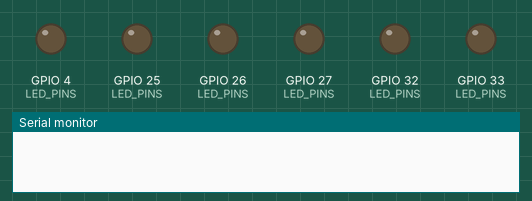
This sketch was run on a simulated ESP32. Shown: output pins drawn as LEDs (lit = HIGH), the last lines printed to the serial monitor. No radio packets arrive unless stated.

Above: at 0.0 s.
At 1.1 s:
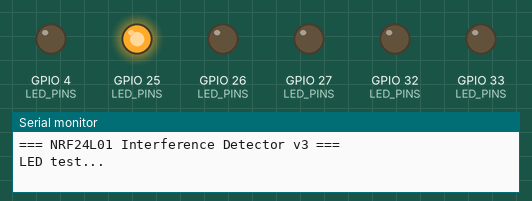
At 1.5 s:
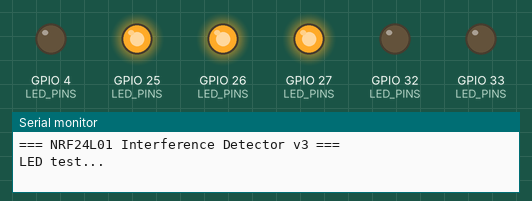
At 2.1 s:
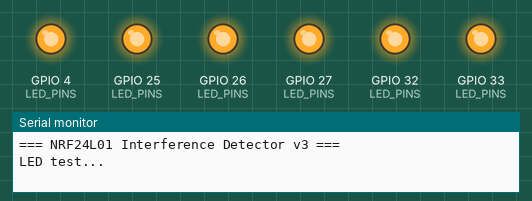
At 2.6 s:
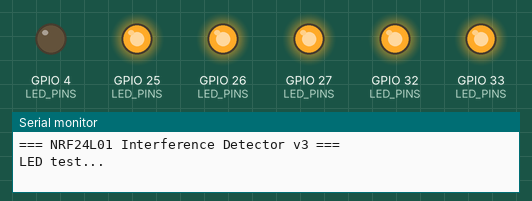
At 3.2 s:
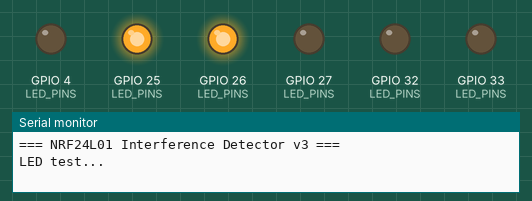
Timing chart, 0 to 5.0 s (numbered marks = the images above):
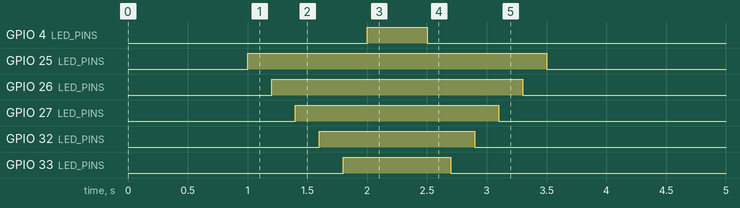

The sketch:

detector.ino
```cpp
// NRF24L01 Interference Detector
// Scans all 125 2.4GHz channels, measures noise floor
// Progressive 6-LED bar display shows interference level
// Open Serial Monitor at 115200 baud for live readings
//
// v3 — thresholds rescaled to hardware ceiling (log-2.log, 1ft distance):
//       jammer OFF: 0–3%, jammer ON: 6–10% avg, 13% peak
//       full 6-LED range mapped to 2–12% for max visual impact

#include <SPI.h>
#include <RF24.h>

// ── NRF24L01 — VSPI ──────────────────────────────────────────────
#define CE_PIN    22
#define CSN_PIN   21
#define SCK_PIN   18
#define MOSI_PIN  23
#define MISO_PIN  19

// ── LED pins — in order of severity ─────────────────────────────
#define LED_GREEN   25    // Level 1 — minimal / clean
#define LED_YELLOW  26    // Level 2 — trace
#define LED_ORANGE  27    // Level 3 — moderate (jammer reliably triggers this)
#define LED_RED     32    // Level 4 — strong
#define LED_BLUE    33    // Level 5 — heavy
#define LED_CLEAR    4    // Level 6 — maximum

// ── Detection thresholds — calibrated from log-2.log ─────────────
// Hardware ceiling at 1ft: ~13% raw, ~10% avg
// Jammer OFF baseline: 0–3%    Jammer ON at 1ft: 6–10% avg, 13% peak
#define THRESH_1  0.02    //  2% — green  (ambient noise floor)
#define THRESH_2  0.04    //  4% — yellow (rising above baseline)
#define THRESH_3  0.06    //  6% — orange (jamming reliably triggers here)
#define THRESH_4  0.08    //  8% — red    (strong)
#define THRESH_5  0.10    // 10% — blue   (heavy / close range)
#define THRESH_6  0.12    // 12% — clear  (maximum — 1ft or less)

// ── Config ───────────────────────────────────────────────────────
#define NUM_CHANNELS      125
#define CHANNEL_DWELL_US  500   // µs dwell per channel (increased from 200)
#define AVG_WINDOW        5     // rolling average over N scans
#define REPORT_INTERVAL   500   // ms between serial reports

SPIClass vspi_bus(VSPI);
RF24 radio(CE_PIN, CSN_PIN);

const int   LED_PINS[]   = { LED_GREEN, LED_YELLOW, LED_ORANGE, LED_RED, LED_BLUE, LED_CLEAR };
const float THRESHOLDS[] = { THRESH_1,  THRESH_2,   THRESH_3,   THRESH_4, THRESH_5, THRESH_6 };

// Rolling average buffer
float avgBuffer[AVG_WINDOW] = {0};
int   avgIndex = 0;

// ── Setup ────────────────────────────────────────────────────────
void setup() {
  Serial.begin(115200);
  delay(1000);

  for (int i = 0; i < 6; i++) {
    pinMode(LED_PINS[i], OUTPUT);
    digitalWrite(LED_PINS[i], LOW);
  }

  Serial.println("\n=== NRF24L01 Interference Detector v3 ===");
  Serial.println("LED test...");
  for (int i = 0; i < 6; i++) { digitalWrite(LED_PINS[i], HIGH); delay(200); }
  delay(300);
  for (int i = 5; i >= 0; i--) { digitalWrite(LED_PINS[i], LOW); delay(200); }

  vspi_bus.begin(SCK_PIN, MISO_PIN, MOSI_PIN, CSN_PIN);
  if (!radio.begin(&vspi_bus)) {
    Serial.println("ERROR: NRF24L01 not found — check wiring!");
    while (1) {
      for (int i = 0; i < 6; i++) digitalWrite(LED_PINS[i], HIGH);
      delay(150);
      for (int i = 0; i < 6; i++) digitalWrite(LED_PINS[i], LOW);
      delay(150);
    }
  }

  radio.setAutoAck(false);
  radio.setPALevel(RF24_PA_MIN);
  radio.startListening();

  Serial.println("Radio initialized. Scanning 125 channels...\n");
  Serial.println("Raw ch   | Avg     | Bar                      | LEDs");
  Serial.println("---------+---------+--------------------------+------");
}

// ── Scan all 125 channels, return hot channel count ─────────────
int scanChannels() {
  int hot = 0;
  for (int ch = 0; ch < NUM_CHANNELS; ch++) {
    radio.setChannel(ch);
    delayMicroseconds(CHANNEL_DWELL_US);
    if (radio.testRPD()) hot++;
  }
  return hot;
}

// ── Rolling average ───────────────────────────────────────────────
float updateAverage(float newValue) {
  avgBuffer[avgIndex] = newValue;
  avgIndex = (avgIndex + 1) % AVG_WINDOW;
  float sum = 0;
  for (int i = 0; i < AVG_WINDOW; i++) sum += avgBuffer[i];
  return sum / AVG_WINDOW;
}

// ── Update LEDs based on averaged ratio ──────────────────────────
int updateLEDs(float ratio) {
  int ledsOn = 0;
  for (int i = 0; i < 6; i++) {
    if (ratio >= THRESHOLDS[i]) ledsOn = i + 1;
  }
  for (int i = 0; i < 6; i++) {
    digitalWrite(LED_PINS[i], i < ledsOn ? HIGH : LOW);
  }
  return ledsOn;
}

// ── Main loop ────────────────────────────────────────────────────
uint32_t lastReport = 0;

void loop() {
  int   hotChannels = scanChannels();
  float rawRatio    = (float)hotChannels / NUM_CHANNELS;
  float avgRatio    = updateAverage(rawRatio);
  int   ledsOn      = updateLEDs(avgRatio);

  if (millis() - lastReport >= REPORT_INTERVAL) {
    lastReport = millis();

    int bars = (int)(avgRatio * 25);
    Serial.printf("%3d/125 (%4.1f%%) | avg %4.1f%% |", hotChannels, rawRatio * 100.0, avgRatio * 100.0);
    for (int i = 0; i < 25; i++) Serial.print(i < bars ? '#' : ' ');
    Serial.printf("| %d/6 LEDs", ledsOn);

    if      (ledsOn == 0) Serial.println("  CLEAN");
    else if (ledsOn <= 2) Serial.println("  trace");
    else if (ledsOn == 3) Serial.println("  JAMMING DETECTED");
    else if (ledsOn == 4) Serial.println("  STRONG");
    else if (ledsOn == 5) Serial.println("  HEAVY");
    else                  Serial.println("  MAXIMUM");
  }
}
```
